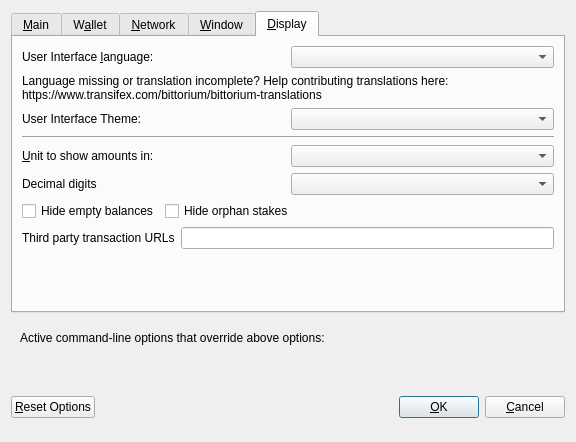
<?xml version="1.0" encoding="UTF-8"?>
<ui version="4.0">
 <class>OptionsDialog</class>
 <widget class="QDialog" name="OptionsDialog">
  <property name="geometry">
   <rect>
    <x>0</x>
    <y>0</y>
    <width>576</width>
    <height>442</height>
   </rect>
  </property>
  <property name="windowTitle">
   <string>Options</string>
  </property>
  <property name="modal">
   <bool>true</bool>
  </property>
  <layout class="QVBoxLayout" name="verticalLayout">
   <item>
    <widget class="QTabWidget" name="tabWidget">
     <property name="currentIndex">
      <number>4</number>
     </property>
     <widget class="QWidget" name="tabMain">
      <attribute name="title">
       <string>&amp;Main</string>
      </attribute>
      <layout class="QVBoxLayout" name="verticalLayout_Main">
       <item>
        <widget class="QCheckBox" name="bitcoinAtStartup">
         <property name="toolTip">
          <string>Automatically start bittorium after logging in to the system.</string>
         </property>
         <property name="text">
          <string>&amp;Start bittorium on system login</string>
         </property>
        </widget>
       </item>
       <item>
        <layout class="QHBoxLayout" name="horizontalLayout_2_Main">
         <item>
          <widget class="QLabel" name="databaseCacheLabel">
           <property name="text">
            <string>Size of &amp;database cache</string>
           </property>
           <property name="textFormat">
            <enum>Qt::PlainText</enum>
           </property>
           <property name="buddy">
            <cstring>databaseCache</cstring>
           </property>
          </widget>
         </item>
         <item>
          <widget class="QSpinBox" name="databaseCache"/>
         </item>
         <item>
          <widget class="QLabel" name="databaseCacheUnitLabel">
           <property name="text">
            <string>MB</string>
           </property>
           <property name="textFormat">
            <enum>Qt::PlainText</enum>
           </property>
          </widget>
         </item>
         <item>
          <spacer name="horizontalSpacer_2_Main">
           <property name="orientation">
            <enum>Qt::Horizontal</enum>
           </property>
           <property name="sizeHint" stdset="0">
            <size>
             <width>40</width>
             <height>20</height>
            </size>
           </property>
          </spacer>
         </item>
        </layout>
       </item>
       <item>
        <layout class="QHBoxLayout" name="horizontalLayout_3_Main">
         <item>
          <widget class="QLabel" name="threadsScriptVerifLabel">
           <property name="text">
            <string>Number of script &amp;verification threads</string>
           </property>
           <property name="textFormat">
            <enum>Qt::PlainText</enum>
           </property>
           <property name="buddy">
            <cstring>threadsScriptVerif</cstring>
           </property>
          </widget>
         </item>
         <item>
          <widget class="QSpinBox" name="threadsScriptVerif">
           <property name="toolTip">
            <string>(0 = auto, &lt;0 = leave that many cores free)</string>
           </property>
          </widget>
         </item>
         <item>
          <spacer name="horizontalSpacer_3_Main">
           <property name="orientation">
            <enum>Qt::Horizontal</enum>
           </property>
           <property name="sizeHint" stdset="0">
            <size>
             <width>40</width>
             <height>20</height>
            </size>
           </property>
          </spacer>
         </item>
        </layout>
       </item>
       <item>
        <spacer name="verticalSpacer_2">
         <property name="orientation">
          <enum>Qt::Vertical</enum>
         </property>
         <property name="sizeHint" stdset="0">
          <size>
           <width>20</width>
           <height>40</height>
          </size>
         </property>
        </spacer>
       </item>
       <item>
        <layout class="QHBoxLayout" name="horiz-autominting-layout">
         <item>
          <widget class="QCheckBox" name="checkBoxZeromintEnable">
           <property name="toolTip">
            <string>Enable automatic minting of BTOR units to zBTOR</string>
           </property>
           <property name="layoutDirection">
            <enum>Qt::LeftToRight</enum>
           </property>
           <property name="text">
            <string>Enable zBTOR Automint</string>
           </property>
          </widget>
         </item>
         <item>
          <widget class="QCheckBox" name="checkBoxZeromintAddresses">
           <property name="toolTip">
            <string>Enable automatic zBTOR minting from specific addresses</string>
           </property>
           <property name="layoutDirection">
            <enum>Qt::LeftToRight</enum>
           </property>
           <property name="text">
            <string>Enable Automint Addresses</string>
           </property>
          </widget>
         </item>
        </layout>
       </item>
       <item>
        <layout class="QHBoxLayout" name="horizontalLayout_3">
         <item>
          <widget class="QLabel" name="percentage_label">
           <property name="toolTip">
            <string>Percentage of incoming BTOR which get automatically converted to zBTOR via Zerocoin Protocol (min: 10%)</string>
           </property>
           <property name="text">
            <string>Percentage of autominted zBTOR</string>
           </property>
          </widget>
         </item>
         <item>
          <widget class="QSpinBox" name="zeromintPercentage">
           <property name="minimum">
            <number>1</number>
           </property>
           <property name="maximum">
            <number>100</number>
           </property>
          </widget>
         </item>
        </layout>
       </item>
       <item>
        <layout class="QHBoxLayout" name="horizontalLayout" stretch="0,0">
         <property name="sizeConstraint">
          <enum>QLayout::SetFixedSize</enum>
         </property>
         <item>
          <widget class="QLabel" name="labelPreferredDenom">
           <property name="maximumSize">
            <size>
             <width>16777215</width>
             <height>16777215</height>
            </size>
           </property>
           <property name="toolTip">
            <string>Wait with automatic conversion to Zerocoin until enough BTOR for this denomination is available</string>
           </property>
           <property name="text">
            <string>Preferred Automint zBTOR Denomination</string>
           </property>
          </widget>
         </item>
         <item>
          <widget class="QComboBox" name="preferredDenom">
           <property name="maximumSize">
            <size>
             <width>16777215</width>
             <height>27</height>
            </size>
           </property>
           <property name="toolTip">
            <string>Wait with automatic conversion to Zerocoin until enough BTOR for this denomination is available</string>
           </property>
           <property name="maxVisibleItems">
            <number>9</number>
           </property>
           <property name="maxCount">
            <number>9</number>
           </property>
          </widget>
         </item>
        </layout>
       </item>
      </layout>
     </widget>
     <widget class="QWidget" name="tabWallet">
      <attribute name="title">
       <string>W&amp;allet</string>
      </attribute>
      <layout class="QVBoxLayout" name="verticalLayout_Wallet">
       <item>
        <layout class="QHBoxLayout" name="horizontalLayout_2_Wallet">
         <item>
          <widget class="QLabel" name="labelStakeSplitThresholdText">
           <property name="text">
            <string>Stake split threshold:</string>
           </property>
          </widget>
         </item>
         <item>
          <widget class="QSpinBox" name="spinBoxStakeSplitThreshold">
           <property name="minimum">
            <number>1</number>
           </property>
           <property name="maximum">
            <number>999999</number>
           </property>
          </widget>
         </item>
        </layout>
       </item>
       <item>
        <widget class="QGroupBox" name="groupBox">
         <property name="title">
          <string>Expert</string>
         </property>
         <layout class="QVBoxLayout" name="verticalLayout_2">
          <item>
           <widget class="QCheckBox" name="coinControlFeatures">
            <property name="toolTip">
             <string>Whether to show coin control features or not.</string>
            </property>
            <property name="text">
             <string>Enable coin &amp;control features</string>
            </property>
           </widget>
          </item>
          <item>
           <widget class="QCheckBox" name="showMasternodesTab">
            <property name="toolTip">
             <string>Show additional tab listing all your masternodes in first sub-tab&lt;br/&gt;and all masternodes on the network in second sub-tab.</string>
            </property>
            <property name="text">
             <string>Show Masternodes Tab</string>
            </property>
           </widget>
          </item>
          <item>
           <widget class="QCheckBox" name="spendZeroConfChange">
            <property name="toolTip">
             <string>If you disable the spending of unconfirmed change, the change from a transaction&lt;br/&gt;cannot be used until that transaction has at least one confirmation.&lt;br/&gt;This also affects how your balance is computed.</string>
            </property>
            <property name="text">
             <string>&amp;Spend unconfirmed change</string>
            </property>
           </widget>
          </item>
         </layout>
        </widget>
       </item>
       <item>
        <spacer name="verticalSpacer_Wallet">
         <property name="orientation">
          <enum>Qt::Vertical</enum>
         </property>
         <property name="sizeHint" stdset="0">
          <size>
           <width>20</width>
           <height>40</height>
          </size>
         </property>
        </spacer>
       </item>
      </layout>
     </widget>
     <widget class="QWidget" name="tabNetwork">
      <attribute name="title">
       <string>&amp;Network</string>
      </attribute>
      <layout class="QVBoxLayout" name="verticalLayout_Network">
       <item>
        <widget class="QCheckBox" name="mapPortUpnp">
         <property name="toolTip">
          <string>Automatically open the bittorium client port on the router. This only works when your router supports UPnP and it is enabled.</string>
         </property>
         <property name="text">
          <string>Map port using &amp;UPnP</string>
         </property>
        </widget>
       </item>
       <item>
        <widget class="QCheckBox" name="allowIncoming">
         <property name="toolTip">
          <string>Accept connections from outside</string>
         </property>
         <property name="text">
          <string>Allow incoming connections</string>
         </property>
        </widget>
       </item>
       <item>
        <widget class="QCheckBox" name="connectSocks">
         <property name="toolTip">
          <string>Connect to the bittorium network through a SOCKS5 proxy.</string>
         </property>
         <property name="text">
          <string>&amp;Connect through SOCKS5 proxy (default proxy):</string>
         </property>
        </widget>
       </item>
       <item>
        <layout class="QHBoxLayout" name="horizontalLayout_1_Network">
         <item>
          <widget class="QLabel" name="proxyIpLabel">
           <property name="text">
            <string>Proxy &amp;IP:</string>
           </property>
           <property name="textFormat">
            <enum>Qt::PlainText</enum>
           </property>
           <property name="buddy">
            <cstring>proxyIp</cstring>
           </property>
          </widget>
         </item>
         <item>
          <widget class="QValidatedLineEdit" name="proxyIp">
           <property name="minimumSize">
            <size>
             <width>140</width>
             <height>0</height>
            </size>
           </property>
           <property name="maximumSize">
            <size>
             <width>140</width>
             <height>16777215</height>
            </size>
           </property>
           <property name="toolTip">
            <string>IP address of the proxy (e.g. IPv4: 127.0.0.1 / IPv6: ::1)</string>
           </property>
          </widget>
         </item>
         <item>
          <widget class="QLabel" name="proxyPortLabel">
           <property name="text">
            <string>&amp;Port:</string>
           </property>
           <property name="textFormat">
            <enum>Qt::PlainText</enum>
           </property>
           <property name="buddy">
            <cstring>proxyPort</cstring>
           </property>
          </widget>
         </item>
         <item>
          <widget class="QLineEdit" name="proxyPort">
           <property name="minimumSize">
            <size>
             <width>55</width>
             <height>0</height>
            </size>
           </property>
           <property name="maximumSize">
            <size>
             <width>55</width>
             <height>16777215</height>
            </size>
           </property>
           <property name="toolTip">
            <string>Port of the proxy (e.g. 9050)</string>
           </property>
          </widget>
         </item>
         <item>
          <spacer name="horizontalSpacer_1_Network">
           <property name="orientation">
            <enum>Qt::Horizontal</enum>
           </property>
           <property name="sizeHint" stdset="0">
            <size>
             <width>40</width>
             <height>20</height>
            </size>
           </property>
          </spacer>
         </item>
        </layout>
       </item>
       <item>
        <spacer name="verticalSpacer_Network">
         <property name="orientation">
          <enum>Qt::Vertical</enum>
         </property>
         <property name="sizeHint" stdset="0">
          <size>
           <width>20</width>
           <height>40</height>
          </size>
         </property>
        </spacer>
       </item>
      </layout>
     </widget>
     <widget class="QWidget" name="tabWindow">
      <attribute name="title">
       <string>&amp;Window</string>
      </attribute>
      <layout class="QVBoxLayout" name="verticalLayout_Window">
       <item>
        <widget class="QCheckBox" name="minimizeToTray">
         <property name="toolTip">
          <string>Show only a tray icon after minimizing the window.</string>
         </property>
         <property name="text">
          <string>&amp;Minimize to the tray instead of the taskbar</string>
         </property>
        </widget>
       </item>
       <item>
        <widget class="QCheckBox" name="minimizeOnClose">
         <property name="toolTip">
          <string>Minimize instead of exit the application when the window is closed. When this option is enabled, the application will be closed only after selecting Quit in the menu.</string>
         </property>
         <property name="text">
          <string>M&amp;inimize on close</string>
         </property>
        </widget>
       </item>
       <item>
        <spacer name="verticalSpacer_Window">
         <property name="orientation">
          <enum>Qt::Vertical</enum>
         </property>
         <property name="sizeHint" stdset="0">
          <size>
           <width>20</width>
           <height>40</height>
          </size>
         </property>
        </spacer>
       </item>
      </layout>
     </widget>
     <widget class="QWidget" name="tabDisplay">
      <attribute name="title">
       <string>&amp;Display</string>
      </attribute>
      <layout class="QVBoxLayout" name="verticalLayout_Display">
       <item>
        <layout class="QHBoxLayout" name="horizontalLayout_1_Display">
         <item>
          <widget class="QLabel" name="langLabel">
           <property name="text">
            <string>User Interface &amp;language:</string>
           </property>
           <property name="textFormat">
            <enum>Qt::PlainText</enum>
           </property>
           <property name="buddy">
            <cstring>lang</cstring>
           </property>
          </widget>
         </item>
         <item>
          <widget class="QValueComboBox" name="lang">
           <property name="toolTip">
            <string>The user interface language can be set here. This setting will take effect after restarting bittorium.</string>
           </property>
          </widget>
         </item>
        </layout>
       </item>
       <item>
        <widget class="QLabel" name="label_3">
         <property name="toolTip">
          <string notr="true"/>
         </property>
         <property name="statusTip">
          <string notr="true"/>
         </property>
         <property name="whatsThis">
          <string notr="true"/>
         </property>
         <property name="accessibleName">
          <string notr="true"/>
         </property>
         <property name="text">
          <string>Language missing or translation incomplete? Help contributing translations here:
https://www.transifex.com/bittorium/bittorium-translations</string>
         </property>
         <property name="wordWrap">
          <bool>true</bool>
         </property>
         <property name="openExternalLinks">
          <bool>true</bool>
         </property>
         <property name="textInteractionFlags">
          <set>Qt::TextBrowserInteraction</set>
         </property>
        </widget>
       </item>
       <item>
        <layout class="QHBoxLayout" name="horizontalLayout_2_Display" stretch="0,0">
         <item>
          <widget class="QLabel" name="themeLabel">
           <property name="text">
            <string>User Interface Theme:</string>
           </property>
          </widget>
         </item>
         <item>
          <widget class="QValueComboBox" name="theme"/>
         </item>
        </layout>
       </item>
       <item>
        <widget class="Line" name="line">
         <property name="orientation">
          <enum>Qt::Horizontal</enum>
         </property>
        </widget>
       </item>
       <item>
        <layout class="QHBoxLayout" name="horizontalLayout_3_Display">
         <item>
          <widget class="QLabel" name="unitLabel">
           <property name="text">
            <string>&amp;Unit to show amounts in:</string>
           </property>
           <property name="textFormat">
            <enum>Qt::PlainText</enum>
           </property>
           <property name="buddy">
            <cstring>unit</cstring>
           </property>
          </widget>
         </item>
         <item>
          <widget class="QValueComboBox" name="unit">
           <property name="toolTip">
            <string>Choose the default subdivision unit to show in the interface and when sending coins.</string>
           </property>
          </widget>
         </item>
        </layout>
       </item>
       <item>
        <layout class="QHBoxLayout" name="horizontalLayout_4_Display">
         <item>
          <widget class="QLabel" name="digitsLabel">
           <property name="text">
            <string>Decimal digits</string>
           </property>
          </widget>
         </item>
         <item>
          <widget class="QValueComboBox" name="digits"/>
         </item>
        </layout>
       </item>
       <item>
        <layout class="QHBoxLayout" name="horizontalLayout_5_Display">
         <item>
          <widget class="QCheckBox" name="checkBoxHideZeroBalances">
           <property name="toolTip">
            <string>Hide empty balances</string>
           </property>
           <property name="layoutDirection">
            <enum>Qt::LeftToRight</enum>
           </property>
           <property name="text">
            <string>Hide empty balances</string>
           </property>
          </widget>
         </item>
         <item>
          <widget class="QCheckBox" name="checkBoxHideOrphans">
           <property name="toolTip">
            <string>Hide orphan stakes in transaction lists</string>
           </property>
           <property name="text">
            <string>Hide orphan stakes</string>
           </property>
          </widget>
         </item>
         <item>
          <spacer name="horizontalSpacer">
           <property name="orientation">
            <enum>Qt::Horizontal</enum>
           </property>
           <property name="sizeHint" stdset="0">
            <size>
             <width>40</width>
             <height>20</height>
            </size>
           </property>
          </spacer>
         </item>
        </layout>
       </item>
       <item>
        <layout class="QHBoxLayout" name="horizontalLayout_6_Display">
         <item>
          <widget class="QLabel" name="thirdPartyTxUrlsLabel">
           <property name="toolTip">
            <string>Third party URLs (e.g. a block explorer) that appear in the transactions tab as context menu items. %s in the URL is replaced by transaction hash. Multiple URLs are separated by vertical bar |.</string>
           </property>
           <property name="text">
            <string>Third party transaction URLs</string>
           </property>
           <property name="buddy">
            <cstring>thirdPartyTxUrls</cstring>
           </property>
          </widget>
         </item>
         <item>
          <widget class="QLineEdit" name="thirdPartyTxUrls">
           <property name="toolTip">
            <string>Third party URLs (e.g. a block explorer) that appear in the transactions tab as context menu items. %s in the URL is replaced by transaction hash. Multiple URLs are separated by vertical bar |.</string>
           </property>
          </widget>
         </item>
        </layout>
       </item>
       <item>
        <spacer name="verticalSpacer">
         <property name="orientation">
          <enum>Qt::Vertical</enum>
         </property>
         <property name="sizeHint" stdset="0">
          <size>
           <width>20</width>
           <height>40</height>
          </size>
         </property>
        </spacer>
       </item>
      </layout>
     </widget>
    </widget>
   </item>
   <item>
    <widget class="QFrame" name="frame">
     <layout class="QVBoxLayout" name="verticalLayout_Bottom">
      <item>
       <layout class="QHBoxLayout" name="horizontalLayout_Bottom">
        <item>
         <widget class="QLabel" name="overriddenByCommandLineInfoLabel">
          <property name="text">
           <string>Active command-line options that override above options:</string>
          </property>
          <property name="textFormat">
           <enum>Qt::PlainText</enum>
          </property>
         </widget>
        </item>
        <item>
         <spacer name="horizontalSpacer_Bottom">
          <property name="orientation">
           <enum>Qt::Horizontal</enum>
          </property>
          <property name="sizeHint" stdset="0">
           <size>
            <width>40</width>
            <height>20</height>
           </size>
          </property>
         </spacer>
        </item>
       </layout>
      </item>
      <item>
       <widget class="QLabel" name="overriddenByCommandLineLabel">
        <property name="text">
         <string/>
        </property>
        <property name="textFormat">
         <enum>Qt::PlainText</enum>
        </property>
        <property name="wordWrap">
         <bool>true</bool>
        </property>
       </widget>
      </item>
     </layout>
    </widget>
   </item>
   <item>
    <layout class="QHBoxLayout" name="horizontalLayout_Buttons">
     <item>
      <widget class="QPushButton" name="resetButton">
       <property name="toolTip">
        <string>Reset all client options to default.</string>
       </property>
       <property name="text">
        <string>&amp;Reset Options</string>
       </property>
       <property name="autoDefault">
        <bool>false</bool>
       </property>
      </widget>
     </item>
     <item>
      <spacer name="horizontalSpacer_1">
       <property name="orientation">
        <enum>Qt::Horizontal</enum>
       </property>
       <property name="sizeHint" stdset="0">
        <size>
         <width>40</width>
         <height>48</height>
        </size>
       </property>
      </spacer>
     </item>
     <item>
      <widget class="QLabel" name="statusLabel">
       <property name="minimumSize">
        <size>
         <width>200</width>
         <height>0</height>
        </size>
       </property>
       <property name="font">
        <font>
         <weight>75</weight>
         <bold>true</bold>
        </font>
       </property>
       <property name="text">
        <string/>
       </property>
       <property name="textFormat">
        <enum>Qt::PlainText</enum>
       </property>
       <property name="wordWrap">
        <bool>true</bool>
       </property>
      </widget>
     </item>
     <item>
      <spacer name="horizontalSpacer_2">
       <property name="orientation">
        <enum>Qt::Horizontal</enum>
       </property>
       <property name="sizeHint" stdset="0">
        <size>
         <width>40</width>
         <height>48</height>
        </size>
       </property>
      </spacer>
     </item>
     <item>
      <widget class="QPushButton" name="okButton">
       <property name="text">
        <string>&amp;OK</string>
       </property>
       <property name="autoDefault">
        <bool>false</bool>
       </property>
       <property name="default">
        <bool>true</bool>
       </property>
      </widget>
     </item>
     <item>
      <widget class="QPushButton" name="cancelButton">
       <property name="text">
        <string>&amp;Cancel</string>
       </property>
       <property name="autoDefault">
        <bool>false</bool>
       </property>
      </widget>
     </item>
    </layout>
   </item>
  </layout>
 </widget>
 <customwidgets>
  <customwidget>
   <class>QValidatedLineEdit</class>
   <extends>QLineEdit</extends>
   <header>qvalidatedlineedit.h</header>
  </customwidget>
  <customwidget>
   <class>QValueComboBox</class>
   <extends>QComboBox</extends>
   <header>qvaluecombobox.h</header>
  </customwidget>
 </customwidgets>
 <resources/>
 <connections/>
</ui>
